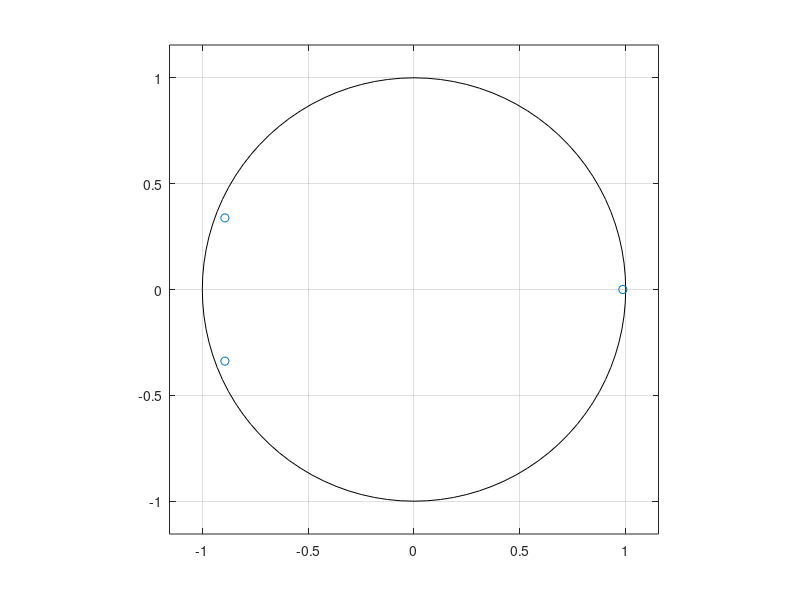

Write MATLAB code to recreate this figure. (Note: this script raises an error after producing the figure.)
%% Initialisation
clear all
close all
clc;

%% Parametres

a = [1 0.8 -0.85 -0.9]; % ordre 3
%a = [1.0000   -3.7700    5.3270   -3.3436    0.7866];

% Verification stabilite
pole = roots(a)
figure;
zplane(pole);

p = 10;
v = 10;
N = 1000;
w = sqrt(v)*randn(1000,1);
x = filter(1,a,w);

%% Estimation des LARs en utilisant la reccurence de Levinson
[LAR, coefs_ref, thetap] = lar_function(x, p);
thetap = [1 thetap];


%% Estimation Matlab
r = xcorr(x);
indice_max = find(r == max(r));                   
rp = r(indice_max:indice_max+p);   % not lagged values   
[ar,e,rk] = levinson(rp,numel(a)-1);
LAR_mat = rc2lar(rk);
ar_lpc = lpc(x,p)

%% Affichage des resultats de calculs
fprintf('Les parametres AR initiaux :\n');
disp(a);
fprintf('Les parametres AR estimes :\n');
disp(thetap);
fprintf('Les parametres AR estimes par la fonction levinson de Matlab :\n');
disp(ar);

fprintf('Les coefficients de reflexion issus de la fonction levinson de Matlab :\n');
disp(rk);
fprintf('Les coefficients de reflexion issus de notre fonction :\n');
disp(coefs_ref');

fprintf('Les Log-Area-Ratio :\n');
disp(LAR');
fprintf('Les Log-Area-Ratio par matlab :\n');
disp(LAR_mat);

%% Affichage graphique des resultats

x_estime = filter(1,thetap,w);
axe_temps = [0:1:length(x)-1];
axe_freq = [-1/2:1/length(x):1/2-1/length(x)];

figure(1);
subplot(2,1,1)
plot(axe_temps,x,'b','LineWidth',0.75);
hold on;
plot(axe_temps,x_estime,'r');
legend('PAR de base','PAR estime');
title('Representation temporelle des PARs');
xlabel('Temps en sec');

subplot(2,1,2)
plot(axe_freq, fftshift(fft(x)),'b','LineWidth',0.75);
hold on;
plot(axe_freq, fftshift(fft(x_estime)),'r');
legend('PAR de base','PAR estime')
title('Representation frequentielle des PARs');
xlabel('Frequence en Hz');







